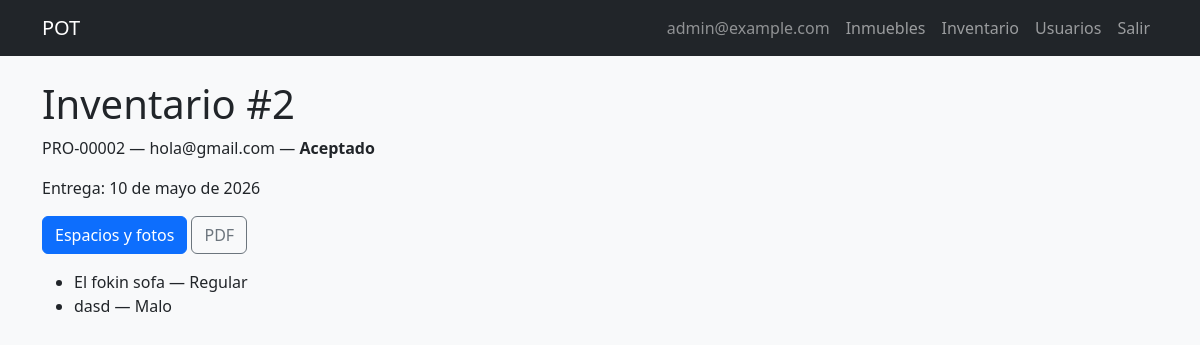
The app's page /inventories/2/ (signed in) with its own data.
### pot/models.py (models this page shows, shortened)
class CustomUser(AbstractUser):
    class Role(models.TextChoices):
        ADMIN = 'ADMIN', 'Administrador'
        ASSISTANT = 'ASSISTANT', 'Asistente Administrativo'
        TENANT = 'TENANT', 'Arrendatario'
    class DocumentType(models.TextChoices):
        CC = 'CC', 'Cédula de ciudadanía'
        CE = 'CE', 'Cédula de extranjería'
        PASSPORT = 'PASSPORT', 'Pasaporte'
        NIT = 'NIT', 'NIT'
    username = models.CharField(max_length=150, unique=True, blank=True)
    email = models.EmailField(unique=True)
    phone = models.CharField(max_length=20, default='')
    public_code = models.CharField(max_length=20, unique=True, blank=True, null=True)
    document_type = models.CharField(
        max_length=20,
        choices=DocumentType.choices,
        blank=True,
        default='',
    )
    document_number = models.CharField(max_length=30, unique=True, blank=True, null=True)
    avatar = models.ImageField(upload_to='avatars/%Y/%m/', blank=True, null=True, max_length=255)
    role = models.CharField(max_length=20, choices=Role.choices, default=Role.TENANT)
    password_changed = models.BooleanField(default=False)
    password_reset_token = models.CharField(max_length=255, null=True, blank=True)
    password_reset_expires = models.DateTimeField(null=True, blank=True)
    login_attempts = models.PositiveIntegerField(default=0)
    login_locked_until = models.DateTimeField(null=True, blank=True)
    created_at = models.DateTimeField(auto_now_add=True)
    updated_at = models.DateTimeField(auto_now=True)
    USERNAME_FIELD = 'email'
    REQUIRED_FIELDS = []
    objects = CustomUserManager()
    class Meta:
        ordering = ['-created_at']
    def is_staff_operative(self):
        return self.role in (self.Role.ADMIN, self.Role.ASSISTANT)

class Inventory(models.Model):
    class Type(models.TextChoices):
        INITIAL = 'INITIAL', 'Inicial'
        FINAL = 'FINAL', 'Final'
    class Status(models.TextChoices):
        IN_PROGRESS = 'IN_PROGRESS', 'En registro'
        PENDING_SIGNATURE = 'PENDING_SIGNATURE', 'Pendiente de firma'
        OBSERVATIONS_PENDING = 'OBSERVATIONS_PENDING', 'Observaciones pendientes'
        ACCEPTED = 'ACCEPTED', 'Aceptado'
        CLOSED = 'CLOSED', 'Cerrado'
    property = models.ForeignKey(Property, on_delete=models.CASCADE, related_name='inventories')
    tenant = models.ForeignKey(
        CustomUser,
        on_delete=models.CASCADE,
        related_name='inventories_as_tenant',
        limit_choices_to={'role': CustomUser.Role.TENANT},
    )
    inventory_type = models.CharField(max_length=10, choices=Type.choices)
    status = models.CharField(max_length=30, choices=Status.choices, default=Status.IN_PROGRESS)
    delivery_date = models.DateField()
    observations = models.TextField(blank=True, null=True)
    signed_at = models.DateTimeField(null=True, blank=True)
    signed_by = models.ForeignKey(
        CustomUser,
        on_delete=models.SET_NULL,
        null=True,
        blank=True,
        related_name='inventories_signed',
    )
    signature_token = models.CharField(max_length=255, blank=True, null=True)
    created_at = models.DateTimeField(auto_now_add=True)
    created_by = models.ForeignKey(
        CustomUser,
        on_delete=models.SET_NULL,
        null=True,
        blank=True,
        related_name='inventories_created',
    )
    updated_at = models.DateTimeField(auto_now=True)
    class Meta:
        ordering = ['-created_at']
        unique_together = ('property', 'tenant', 'inventory_type')

class Property(models.Model):
    class Type(models.TextChoices):
        APARTMENT = 'APARTMENT', 'Apartamento'
        HOUSE = 'HOUSE', 'Casa'
        LOCAL = 'LOCAL', 'Local comercial'
        WAREHOUSE = 'WAREHOUSE', 'Bodega'
    class Status(models.TextChoices):
        AVAILABLE = 'AVAILABLE', 'Disponible'
        RENTED = 'RENTED', 'Arrendado'
        MAINTENANCE = 'MAINTENANCE', 'En mantenimiento'
    code = models.CharField(max_length=20, unique=True)
    address = models.CharField(max_length=255, unique=True)
    city = models.CharField(max_length=100, blank=True, default='')
    building_name = models.CharField(max_length=150, blank=True, default='')
    unit_label = models.CharField(max_length=50, blank=True, default='')
    cover_image = models.ImageField(upload_to='properties/covers/%Y/%m/', blank=True, null=True, max_length=255)
    type = models.CharField(max_length=20, choices=Type.choices)
    owner_name = models.CharField(max_length=150)
    status = models.CharField(max_length=20, choices=Status.choices, default=Status.AVAILABLE)
    price = models.DecimalField(max_digits=12, decimal_places=2, default=0)
    rooms = models.IntegerField(null=True, blank=True)
    bathrooms = models.IntegerField(null=True, blank=True)
    living_rooms = models.IntegerField(null=True, blank=True)
    kitchens = models.IntegerField(null=True, blank=True)
    garages = models.IntegerField(null=True, blank=True)
    is_commercial = models.BooleanField(default=False)
    in_complex = models.BooleanField(default=False)
    admin_included = models.BooleanField(default=False)
    admin_value = models.DecimalField(max_digits=12, decimal_places=2, null=True, blank=True)
    google_maps_link = models.CharField(max_length=1000, null=True, blank=True)
    description = models.TextField(blank=True, null=True)
    observations = models.TextField(blank=True, null=True)
    created_at = models.DateTimeField(auto_now_add=True)
    updated_at = models.DateTimeField(auto_now=True)
    created_by = models.ForeignKey(
        CustomUser,
        on_delete=models.SET_NULL,
        null=True,
        blank=True,
        related_name='properties_created',
    )
    class Meta:
        ordering = ['-created_at']
        verbose_name_plural = 'properties'

class InventorySpace(models.Model):
    class Condition(models.TextChoices):
        GOOD = 'GOOD', 'Bueno'
        REGULAR = 'REGULAR', 'Regular'
        BAD = 'BAD', 'Malo'
    inventory = models.ForeignKey(Inventory, on_delete=models.CASCADE, related_name='spaces')
    space_name = models.CharField(max_length=100)
    condition = models.CharField(max_length=20, choices=Condition.choices)
    observations = models.TextField(blank=True, null=True)
    order = models.IntegerField(default=0)
    created_at = models.DateTimeField(auto_now_add=True)
    updated_at = models.DateTimeField(auto_now=True)
    class Meta:
        ordering = ['order', 'space_name']

### pot/views.py (the view)
# urls.py: path('inventories/<int:inventory_id>/', views.InventoryDetailView.as_view(), name='inventory_detail'),
class InventoryDetailView(StaffOperativeRequiredMixin, View):
    def get(self, request, inventory_id):
        inv = get_object_or_404(Inventory.objects.select_related('property', 'tenant'), pk=inventory_id)
        return render(request, 'inventory/inventory_detail.html', {'inventory': inv})

### pot/views.py (called while the page is built)
    def test_func(self):
        u = self.request.user
        return u.is_staff_operative()

### templates/inventory/inventory_detail.html (shortened to what this page needs)
{% extends 'base.html' %}
{% block content %}
<h1>Inventario #{{ inventory.id }}</h1>
<p>{{ inventory.property.code }} — {{ inventory.tenant.email }} — <strong>{{ inventory.get_status_display }}</strong></p>
<p>Entrega: {{ inventory.delivery_date }}</p>
<p>
{% if user.is_staff_operative %}
<a href="{% url 'pot:inventory_spaces' inventory.id %}" class="btn btn-primary">Espacios y fotos</a>
<a href="{% url 'pot:inventory_pdf' inventory.id %}" class="btn btn-outline-secondary">PDF</a>
{% endif %}
</p>
<ul>{% for s in inventory.spaces.all %}<li>{{ s.space_name }} — {{ s.get_condition_display }}</li>{% empty %}<li>Sin espacios</li>{% endfor %}</ul>
{% endblock %}

### templates/base.html (shortened to what this page needs)
{% load static %}
<!DOCTYPE html>
<html lang="es">
<head>
    <link href="https://cdn.jsdelivr.net/npm/bootstrap@5.3.3/dist/css/bootstrap.min.css" rel="stylesheet">
    <link rel="stylesheet" href="{% static 'css/style.css' %}">
</head>
<body class="bg-light">
<nav class="navbar navbar-expand-lg navbar-dark bg-dark mb-4">
    <div class="container">
        <a class="navbar-brand" href="{% if not user.is_authenticated %}{% url 'pot:login' %}{% elif user.role == 'TENANT' %}{% url 'pot:dashboard_tenant' %}{% else %}{% url 'pot:dashboard_staff' %}{% endif %}">POT</a>
        <div class="navbar-nav ms-auto">
            {% if user.is_authenticated %}
                <span class="nav-link text-white-50">{{ user.email }}</span>
                {% if user.is_staff_operative %}
                    <a class="nav-link" href="{% url 'pot:property_list' %}">Inmuebles</a>
                    <a class="nav-link" href="{% url 'pot:inventory_create' %}">Inventario</a>
                {% endif %}
                {% if user.role == 'ADMIN' %}
                    <a class="nav-link" href="{% url 'pot:user_list' %}">Usuarios</a>
                {% endif %}
                <a class="nav-link" href="{% url 'pot:logout' %}">Salir</a>
            {% else %}
                <a class="nav-link" href="{% url 'pot:login' %}">Entrar</a>
            {% endif %}
        </div>
    </div>
</nav>
<main class="container pb-5">
    {% block content %}{% endblock %}
</main>
</body>
</html>

### records on screen
CustomUser: email "admin@example.com"
Inventory: id "2", property.code "PRO-00002", tenant.email "hola@gmail.com", status "Aceptado", delivery_date "10 de mayo de 2026"
InventorySpace: space_name "El fokin sofa", condition "Regular"
InventorySpace: space_name "dasd", condition "Malo"
